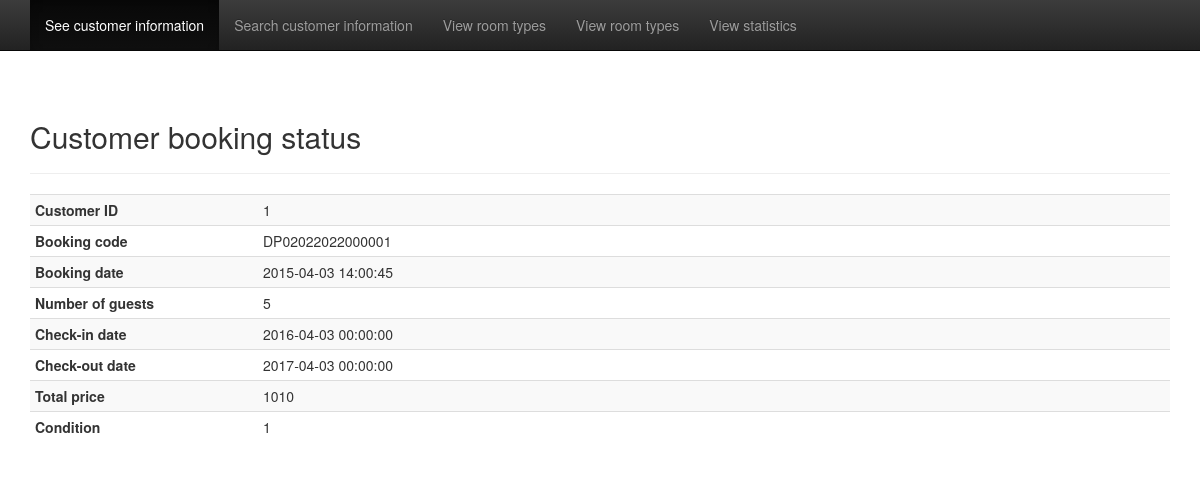
Page /SourceCode/booking.php?ma_khach_hang=1 on the committed database.
### tables this page shows
CREATE TABLE IF NOT EXISTS don_dat_phong (
	ma_dat_phong 	VARCHAR(16) PRIMARY KEY,
    ngay_gio_dat 	DATETIME,
    so_khach 		INT,
    ngay_nhan_phong DATETIME,
    ngay_tra_phong 	DATETIME,
    trinh_trang 	INT NOT NULL,
    tong_tien 		INT NOT NULL DEFAULT 0,
    ma_khach_hang 	INT,
    ten_goi_dich_vu VARCHAR(255),
    CHECK (trinh_trang >= 1 AND trinh_trang <= 3),
    CHECK (ngay_nhan_phong > ngay_gio_dat AND ngay_tra_phong > ngay_nhan_phong),
    FOREIGN KEY (ten_goi_dich_vu) REFERENCES goi_dich_vu(ten_goi)
);

### SourceCode/booking.php (the view, shortened to what this page needs)
<?php
	include 'header.php';
	require('db.php');
?>
<!DOCTYPE html>
<html lang="en">
<head>
	<link rel="stylesheet" href="https://maxcdn.bootstrapcdn.com/bootstrap/3.3.7/css/bootstrap.min.css">
</head>
<body>
    <nav class="navbar navbar-inverse navbar-fixed-top">
		<div class="container">
			<div id="navbar" class="navbar-collapse collapse">
				<ul class="nav navbar-nav">
					<li class="active"><a href="manager.php">See customer information</a></li>
					<li><a href="search.php">Search customer information</a></li>
					<li><a href="statistics.php">View room types</a></li>
                    <li><a href="roomtype.php">View room types</a></li>
					<li><a href="statistics.php">View statistics</a></li>
				</ul>
			</div>
		</div>
	</nav>
	<div class="container">
		<div class="content">
			<h2>Customer booking status</h2>
			<hr />
			<?php
				$ma_khach_hang = $_GET['ma_khach_hang'];
				$sql = mysqli_query($conn, "SELECT * FROM don_dat_phong WHERE ma_khach_hang='$ma_khach_hang'");
				if(mysqli_num_rows($sql) == 0)
				{
					echo ("This customer have never created any booking.");
					header("Location: manager.php");
				}
				else
				{
					$row = mysqli_fetch_assoc($sql);
				}
			?>
			<table class="table table-striped table-condensed">
				<tr>
					<th width="20%">Customer ID</th>
					<td><?php echo $row['ma_khach_hang']; ?></td>
				</tr>
				<tr>
					<th>Booking code</th>
					<td><?php echo $row['ma_dat_phong']; ?></td>
				</tr>
				<tr>
					<th>Booking date</th>
					<td><?php echo $row['ngay_gio_dat']; ?></td>
				</tr>
				<tr>
					<th>Number of guests</th>
					<td><?php echo $row['so_khach']; ?></td>
				</tr>
				<tr>
					<th>Check-in date</th>
					<td><?php echo $row['ngay_nhan_phong']; ?></td>
				</tr>
				<tr>
					<th>Check-out date</th>
					<td><?php echo $row['ngay_tra_phong']; ?></td>
				</tr>
				<tr>
					<th>Total price</th>
					<td><?php echo $row['tong_tien']; ?></td>
				</tr>
				<tr>
					<th>Condition</th>
					<td><?php echo $row['trinh_trang']; ?></td>
				</tr>
			</table>
		</div>
		</div>
</body>
</html>

### SourceCode/style.css (style rules this page uses)
body { padding-top: 40px; padding-bottom: 40px; background-color: #eee; }

### SourceCode/booking.php (style rules this page uses)
.content { margin-top: 80px; }

### rows in the picture
don_dat_phong: ma_khach_hang "1", ma_dat_phong "DP02022022000001", ngay_gio_dat "2015-04-03 14:00:45", so_khach "5", ngay_nhan_phong "2016-04-03 00:00:00", ngay_tra_phong "2017-04-03 00:00:00", tong_tien "1010", trinh_trang "1"
